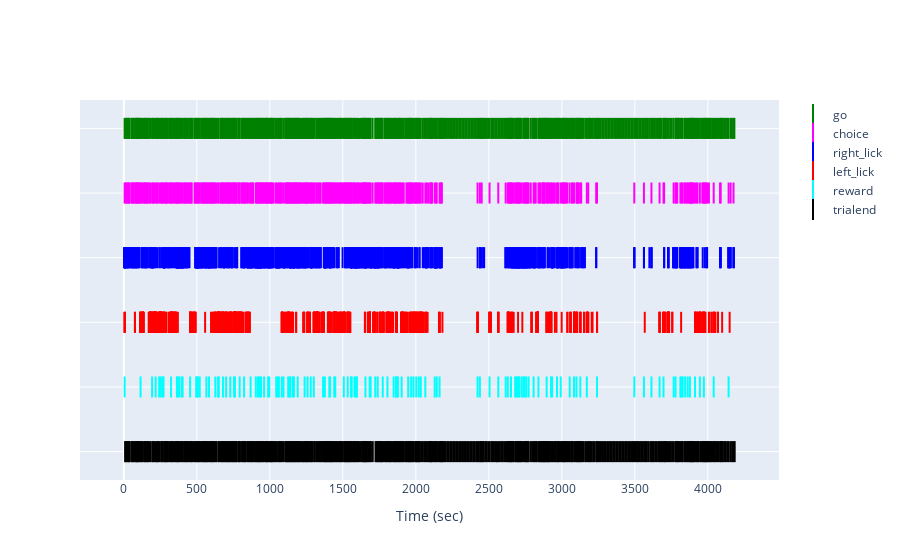

Notebook code for this chart:
### Code cell
import plotly.graph_objects as go

fig = go.Figure()

for n, event in enumerate(event_color_map.keys()):
    fig.add_trace(go.Scatter(
                            x=event_times[n],
                            y=np.full_like(event_times[n], 10 - n),
                            mode='markers',
                            marker=dict(symbol='line-ns',
                                        size=15,
                                        line_width=2,
                                        line_color=event_color_map[event],
                                        ),
                            name=event,
                            ))

# Set layout
fig.update_layout(
    xaxis=dict(title='Time (sec)'),
    yaxis=dict(showticklabels=False)
)

# Show the plot
fig.show()

### Figure 1 — Plotly figure (JSON) as saved in the notebook; plotly's stock layout.template omitted (floating-point values rounded to 4 significant figures; data arrays with more than 128 entries replaced by an {"elided": "..."} marker saying what was removed)
{"data": [{"marker": {"line": {"color": "green", "width": 2}, "size": 15, "symbol": "line-ns"}, "mode": "markers", "name": "go", "type": "scatter", "x": {"elided": "573 float values"}, "y": {"elided": "573 int values"}}, {"marker": {"line": {"color": "magenta", "width": 2}, "size": 15, "symbol": "line-ns"}, "mode": "markers", "name": "choice", "type": "scatter", "x": {"elided": "434 float values"}, "y": {"elided": "434 int values"}}, {"marker": {"line": {"color": "blue", "width": 2}, "size": 15, "symbol": "line-ns"}, "mode": "markers", "name": "right_lick", "type": "scatter", "x": {"elided": "1329 float values"}, "y": {"elided": "1329 int values"}}, {"marker": {"line": {"color": "red", "width": 2}, "size": 15, "symbol": "line-ns"}, "mode": "markers", "name": "left_lick", "type": "scatter", "x": {"elided": "942 float values"}, "y": {"elided": "942 int values"}}, {"marker": {"line": {"color": "cyan", "width": 2}, "size": 15, "symbol": "line-ns"}, "mode": "markers", "name": "reward", "type": "scatter", "x": {"elided": "137 float values"}, "y": {"elided": "137 int values"}}, {"marker": {"line": {"color": "black", "width": 2}, "size": 15, "symbol": "line-ns"}, "mode": "markers", "name": "trialend", "type": "scatter", "x": {"elided": "573 float values"}, "y": {"elided": "573 int values"}}], "layout": {"xaxis": {"title": {"text": "Time (sec)"}}, "yaxis": {"showticklabels": false}}}
